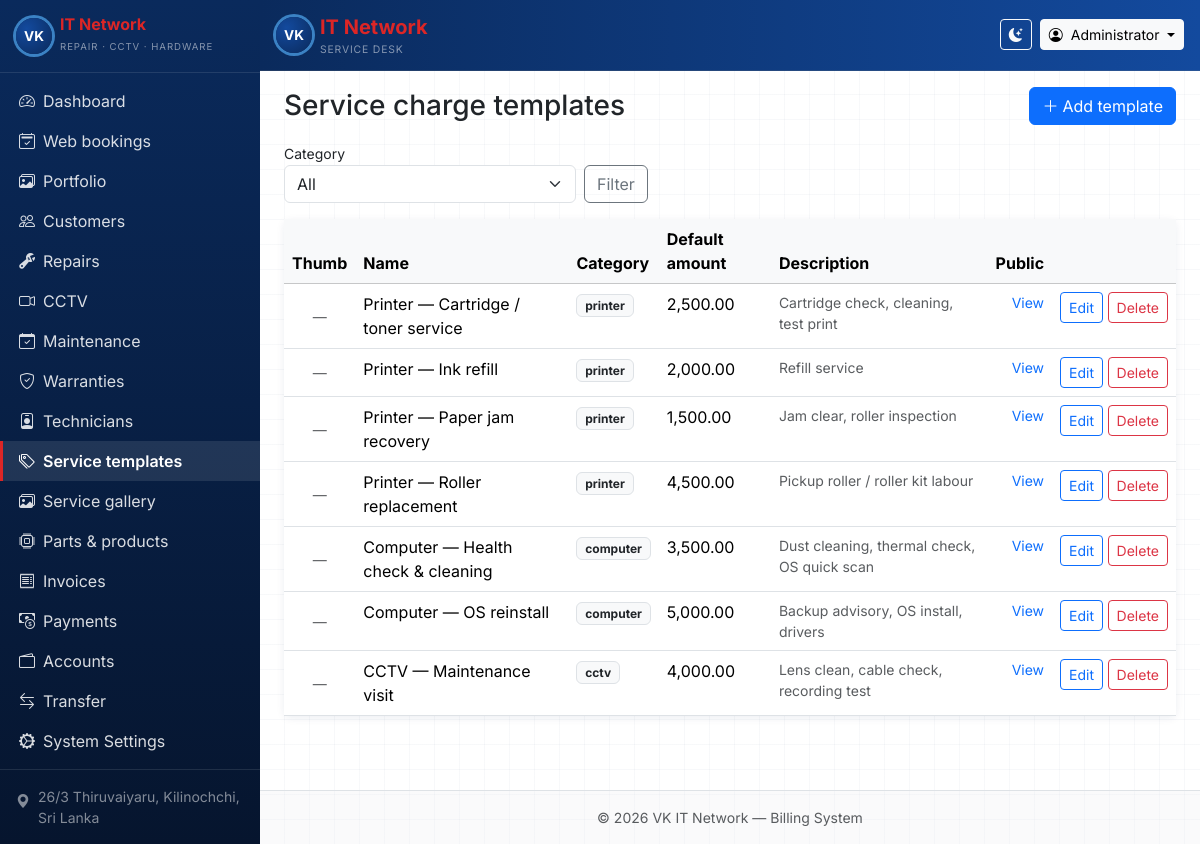
Screenshot of /modules/service_templates/list.php (signed in) with the database file from the repository.
### tables this page shows
CREATE TABLE users (
  id INT UNSIGNED AUTO_INCREMENT PRIMARY KEY,
  username VARCHAR(64) NOT NULL UNIQUE,
  password_hash VARCHAR(255) NOT NULL,
  fullname VARCHAR(128) DEFAULT NULL,
  role ENUM('admin','technician') NOT NULL DEFAULT 'admin',
  technician_id INT UNSIGNED DEFAULT NULL,
  created_at TIMESTAMP DEFAULT CURRENT_TIMESTAMP,
  CONSTRAINT fk_users_technician FOREIGN KEY (technician_id) REFERENCES technicians(id) ON DELETE SET NULL
);

CREATE TABLE service_templates (
  id INT UNSIGNED AUTO_INCREMENT PRIMARY KEY,
  name VARCHAR(255) NOT NULL,
  category ENUM('printer','computer','cctv','general') NOT NULL DEFAULT 'general',
  default_amount DECIMAL(14,2) NOT NULL DEFAULT 0.00,
  description VARCHAR(512) DEFAULT NULL,
  image VARCHAR(255) DEFAULT NULL,
  image_thumb VARCHAR(255) DEFAULT NULL,
  latitude DECIMAL(10,8) DEFAULT NULL,
  longitude DECIMAL(11,8) DEFAULT NULL,
  address TEXT DEFAULT NULL,
  created_at TIMESTAMP DEFAULT CURRENT_TIMESTAMP
);

### includes/functions.php (called while the page is built, shortened)
<?php
function e(?string $s): string
{
    return htmlspecialchars((string) $s, ENT_QUOTES | ENT_SUBSTITUTE, 'UTF-8');
}
function users_has_role_column(PDO $pdo): bool
{
    $st = $pdo->prepare(
        'SELECT 1 FROM information_schema.COLUMNS WHERE TABLE_SCHEMA = DATABASE() AND TABLE_NAME = ? AND COLUMN_NAME = ? LIMIT 1'
    );
    $st->execute(['users', 'role']);
    $v = (bool) $st->fetchColumn();
    return $v;
}
function current_user(PDO $pdo): ?array
{
    if (users_has_role_column($pdo)) {
        $st = $pdo->prepare('SELECT id, username, fullname, role, technician_id FROM users WHERE id = ? LIMIT 1');
    } else {
        $st = $pdo->prepare('SELECT id, username, fullname FROM users WHERE id = ? LIMIT 1');
    }
    $st->execute([(int) $_SESSION['user_id']]);
    $u = $st->fetch();
    return $u ?: null;
}
function paginate(int $total, int $page, int $perPage): array
{
    $pages = max(1, (int) ceil($total / $perPage));
    $page = max(1, min($page, $pages));
    $offset = ($page - 1) * $perPage;
    return ['page' => $page, 'pages' => $pages, 'offset' => $offset, 'perPage' => $perPage];
}

### includes/layout_init.php (called while the page is built, shortened)
<?php
$pdo = db();
$currentUser = current_user($pdo);

### modules/service_templates/list.php (the view, shortened to what this page needs)
<?php
require_once dirname(__DIR__, 2) . '/includes/layout_start.php';
$hasImg = db_table_exists($pdo, 'service_images');
$hasTplImage = db_column_exists($pdo, 'service_templates', 'image');
$hasTplThumb = db_column_exists($pdo, 'service_templates', 'image_thumb');
$page = max(1, (int) ($_GET['p'] ?? 1));
$perPage = 25;
$where = '1=1';
$params = [];
$countSt = $pdo->prepare("SELECT COUNT(*) FROM service_templates WHERE $where");
$countSt->execute($params);
$total = (int) $countSt->fetchColumn();
$pg = paginate($total, $page, $perPage);
if ($hasTplImage && $hasTplThumb) {
    $sql = "SELECT t.*, COALESCE(NULLIF(t.image_thumb, ''), t.image) AS thumb_path FROM service_templates t WHERE $where ORDER BY t.category, t.name LIMIT {$pg['perPage']} OFFSET {$pg['offset']}";
} elseif ($hasTplImage) {
    $sql = "SELECT t.*, t.image AS thumb_path FROM service_templates t WHERE $where ORDER BY t.category, t.name LIMIT {$pg['perPage']} OFFSET {$pg['offset']}";
} elseif ($hasImg) {
    $sql = "SELECT t.*, si.image_path AS thumb_path FROM service_templates t
        LEFT JOIN service_images si ON si.service_id = t.id AND si.is_primary = 1
        WHERE $where ORDER BY t.category, t.name LIMIT {$pg['perPage']} OFFSET {$pg['offset']}";
} else {
    $sql = "SELECT t.*, NULL AS thumb_path FROM service_templates t WHERE $where ORDER BY t.category, t.name LIMIT {$pg['perPage']} OFFSET {$pg['offset']}";
}
$st = $pdo->prepare($sql);
$st->execute($params);
$rows = $st->fetchAll();
?>
<div class="d-flex flex-column flex-md-row justify-content-between align-items-start align-items-md-center gap-2 mb-3">
    <h1 class="h3 mb-0">Service charge templates</h1>
    <a class="btn btn-primary" href="<?= e(BASE_URL) ?>/modules/service_templates/add.php"><i class="bi bi-plus-lg me-1"></i>Add template</a>
</div>
<form class="row g-2 mb-3 align-items-end" method="get" action="">
    <div class="col-12 col-md-4">
        <label class="form-label small mb-0">Category</label>
        <select name="category" class="form-select">
            <option value="">All</option>
        </select>
    </div>
    <div class="col-auto">
        <button class="btn btn-outline-secondary" type="submit">Filter</button>
    </div>
</form>
<div class="card vk-card">
    <div class="table-responsive table-responsive-stack">
        <table class="table table-hover mb-0 sortable">
            <thead class="table-light">
                <tr>
                    <th class="text-center" style="width:3.5rem">Thumb</th>
                    <th data-sort="1">Name</th>
                    <th data-sort="2">Category</th>
                    <th data-sort="3" data-type="number">Default amount</th>
                    <th data-sort="4">Description</th>
                    <th class="text-end">Public</th>
                    <th></th>
                </tr>
            </thead>
            <tbody>
            <?php if (!$rows): ?>
                <tr><td colspan="7" class="text-center text-muted py-4">No templates found.</td></tr>
            <?php else: ?>
                <?php foreach ($rows as $r): ?>
                    <tr>
                        <td class="text-center align-middle">
                            <?php if (!empty($r['thumb_path'])): ?>
                                <img src="<?= e(BASE_URL) ?>/<?= e(ltrim((string) $r['thumb_path'], '/')) ?>" alt="" width="40" height="40" class="rounded border object-fit-cover" style="width:40px;height:40px;object-fit:cover">
                            <?php else: ?>
                                <span class="text-muted small">—</span>
                            <?php endif; ?>
                        </td>
                        <td><?= e($r['name']) ?></td>
                        <td><span class="badge text-bg-light text-dark border"><?= e($r['category']) ?></span></td>
                        <td><?= e(number_format((float) $r['default_amount'], 2)) ?></td>
                        <td class="small text-muted"><?= e($r['description'] ?? '') ?></td>
                        <td class="text-end small">
                            <a class="text-decoration-none" href="<?= e(BASE_URL) ?>/service-template-detail.php?id=<?= (int) $r['id'] ?>" target="_blank" rel="noopener">View</a>
                        </td>
                        <td class="text-end text-nowrap">
                            <a class="btn btn-sm btn-outline-primary" href="<?= e(BASE_URL) ?>/modules/service_templates/edit.php?id=<?= (int) $r['id'] ?>">Edit</a>
                            <a class="btn btn-sm btn-outline-danger" href="<?= e(BASE_URL) ?>/modules/service_templates/delete.php?id=<?= (int) $r['id'] ?>" onclick="return confirm('Delete this template?');">Delete</a>
                        </td>
                    </tr>
                <?php endforeach; ?>
            <?php endif; ?>
            </tbody>
        </table>
    </div>
</div>
<?php require_once dirname(__DIR__, 2) . '/includes/layout_end.php'; ?>

### includes/navbar.php (shortened to what this page needs)
<?php
$cu = $currentUser ?? null;
?>
<nav class="navbar navbar-expand-lg navbar-dark vk-navbar border-bottom border-secondary border-opacity-25 sticky-top">
    <div class="container-fluid px-3">
        <a class="navbar-brand d-flex align-items-center gap-2 py-1" href="<?= e(BASE_URL) ?>/modules/dashboard.php">
            <span class="vk-logo-sm rounded-circle d-flex align-items-center justify-content-center fw-bold text-white">VK</span>
            <span class="d-none d-sm-inline">
                <span class="vk-brand-red fw-bold">IT Network</span>
                <small class="d-block text-white-50 text-uppercase" style="font-size: 0.65rem; letter-spacing: 0.08em;">Service desk</small>
            </span>
        </a>
        <div class="ms-auto d-flex align-items-center gap-2">
            <button type="button" class="btn btn-sm btn-outline-light" id="themeToggle" title="Toggle theme" aria-label="Toggle dark mode">
                <i class="bi bi-moon-stars-fill" id="themeIconDark"></i>
            </button>
            <div class="dropdown">
                <button class="btn btn-sm btn-light dropdown-toggle" type="button" data-bs-toggle="dropdown" aria-expanded="false">
                    <i class="bi bi-person-circle me-1"></i>
                    <span class="d-none d-md-inline"><?= e($cu['fullname'] ?? $cu['username'] ?? 'User') ?></span>
                </button>
            </div>
        </div>
    </div>
</nav>

### assets/css/style.css (style rules this page uses)
:root { --vk-blue-deep: #0a2a5c; --vk-blue-mid: #134a9e; --vk-blue-ring: #3b82c4; --vk-red-brand: #dc2626; --vk-grid: rgba(255, 255, 255, 0.06); }
body.vk-app { font-family: 'Inter', system-ui, -apple-system, sans-serif; }
.vk-navbar { background: linear-gradient(90deg, var(--vk-blue-deep), var(--vk-blue-mid)); }
.vk-logo-sm { width: 36px; height: 36px; font-size: 0.85rem; background: radial-gradient(circle at 30% 30%, var(--vk-blue-mid), var(--vk-blue-deep)); box-shadow: 0 0 0 3px var(--vk-blue-ring); }
.vk-brand-red { color: var(--vk-red-brand) !important; }
.vk-card { border: none; box-shadow: 0 0.125rem 0.5rem rgba(10, 42, 92, 0.08); }
.table-responsive-stack { overflow-x: auto; -webkit-overflow-scrolling: touch; }
.sortable th[data-sort] { cursor: pointer; user-select: none; }

### rows the page displays
users: fullname "Administrator"
service_templates: name "Printer — Cartridge / toner service", category "printer", default_amount "2,500.00", description "Cartridge check, cleaning, test print"
service_templates: name "Printer — Ink refill", category "printer", default_amount "2,000.00", description "Refill service"
service_templates: name "Printer — Paper jam recovery", category "printer", default_amount "1,500.00", description "Jam clear, roller inspection"
service_templates: name "Printer — Roller replacement", category "printer", default_amount "4,500.00", description "Pickup roller / roller kit labour"
service_templates: name "Computer — Health check & cleaning", category "computer", default_amount "3,500.00", description "Dust cleaning, thermal check, OS quick scan"
service_templates: name "Computer — OS reinstall", category "computer", default_amount "5,000.00", description "Backup advisory, OS install, drivers"
service_templates: name "CCTV — Maintenance visit", category "cctv", default_amount "4,000.00", description "Lens clean, cable check, recording test"
